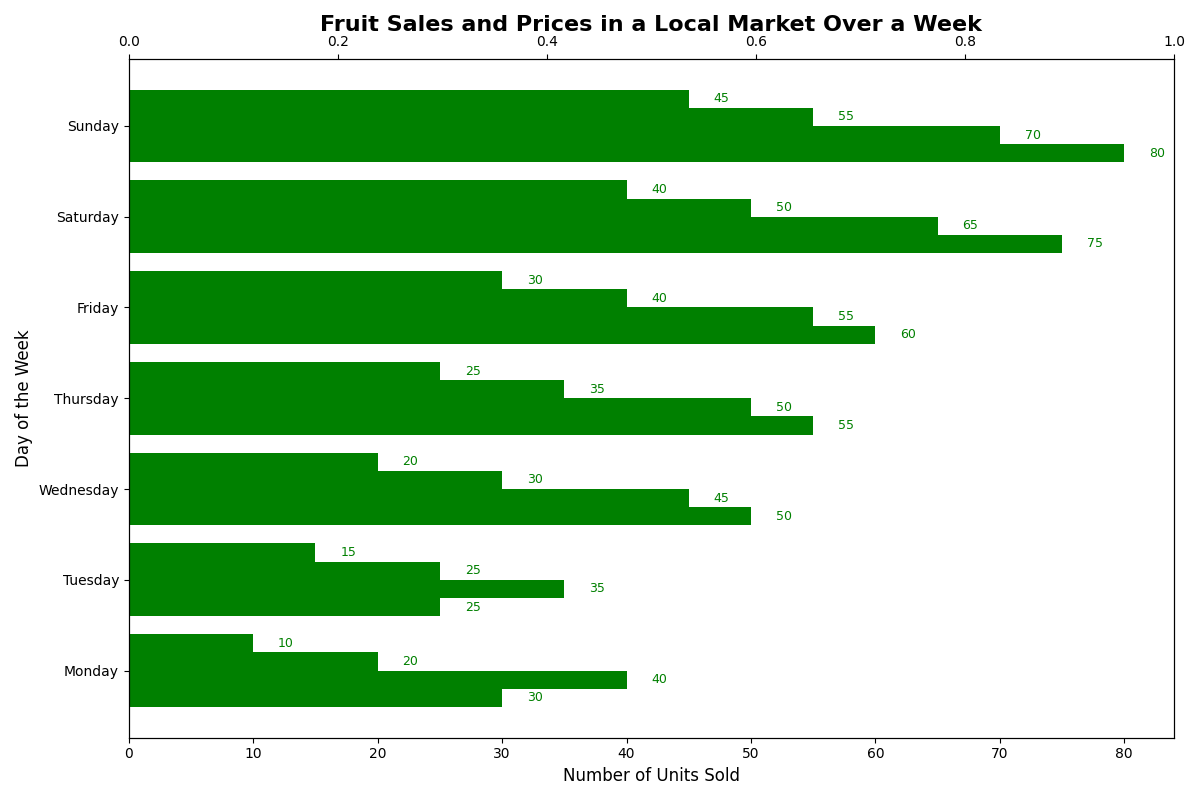

Source code (Python):
import matplotlib.pyplot as plt
import numpy as np

days = ['Monday', 'Tuesday', 'Wednesday', 'Thursday', 'Friday', 'Saturday', 'Sunday']

apples_sales = [30, 25, 50, 55, 60, 75, 80]
bananas_sales = [40, 35, 45, 50, 55, 65, 70]
oranges_sales = [20, 25, 30, 35, 40, 50, 55]
grapes_sales = [10, 15, 20, 25, 30, 40, 45]

fig, ax1 = plt.subplots(figsize=(12, 8))

y_indexes = np.arange(len(days))
height = 0.2
bar_color = 'green'

ax1.barh(y_indexes - 1.5 * height, apples_sales, height=height, color=bar_color)
ax1.barh(y_indexes - 0.5 * height, bananas_sales, height=height, color=bar_color)
ax1.barh(y_indexes + 0.5 * height, oranges_sales, height=height, color=bar_color)
ax1.barh(y_indexes + 1.5 * height, grapes_sales, height=height, color=bar_color)

ax2 = ax1.twiny()  # Maintained the secondary axis (though not used)

ax1.set_title('Fruit Sales and Prices in a Local Market Over a Week', fontsize=16, fontweight='bold', pad=20)
ax1.set_ylabel('Day of the Week', fontsize=12)
ax1.set_xlabel('Number of Units Sold', fontsize=12)

ax1.set_yticks(y_indexes)
ax1.set_yticklabels(days)

for i, sales in enumerate(apples_sales):
    ax1.text(apples_sales[i] + 2, i - 1.5 * height, f'{apples_sales[i]}', va='center', fontsize=9, color=bar_color)
for i, sales in enumerate(bananas_sales):
    ax1.text(bananas_sales[i] + 2, i - 0.5 * height, f'{bananas_sales[i]}', va='center', fontsize=9, color=bar_color)
for i, sales in enumerate(oranges_sales):
    ax1.text(oranges_sales[i] + 2, i + 0.5 * height, f'{oranges_sales[i]}', va='center', fontsize=9, color=bar_color)
for i, sales in enumerate(grapes_sales):
    ax1.text(grapes_sales[i] + 2, i + 1.5 * height, f'{grapes_sales[i]}', va='center', fontsize=9, color=bar_color)

plt.tight_layout()
plt.show()
